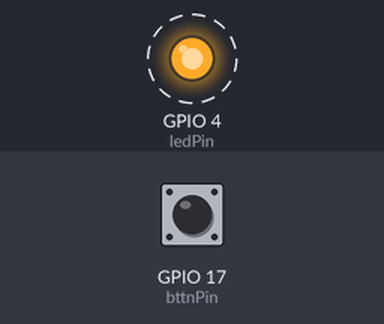
A program run on a simulated Raspberry Pi (BCM pin numbers). On the bench: output pins drawn as LEDs (lit = HIGH). Dashed ring = blinking. The test bench sets the inputs (shaded band); at power-on: GPIO 17 (bttnPin) HIGH.

Above: at 0.2 s.
Timing chart, 0 to 3.0 s (numbered marks = the images above):
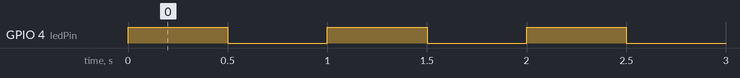

Measured:
- by itself, GPIO 4 (ledPin): alternates HIGH for 0.50 s and LOW for 0.50 s

The program:

Raspberrypi_led_blinking.py
```python
import RPi.GPIO as GPIO
from time import sleep
GPIO.setmode(GPIO.BCM)

ledPin = 4
bttnPin = 17

GPIO.setup(ledPin,GPIO.OUT)
GPIO.setup(bttnPin, GPIO.IN, pull_up_down = GPIO.PUD_UP)
buttonPress = True

while True:
    bttnPress = GPIO.input(bttnPin)
    if bttnPress == False:
        GPIO.output(ledPin, True)
        sleep(0.5)
    elif bttnPress == True:
        GPIO.output(ledPin, GPIO.HIGH)
        sleep(0.5)
        GPIO.output(ledPin, GPIO.LOW)
        sleep(0.5)
```
